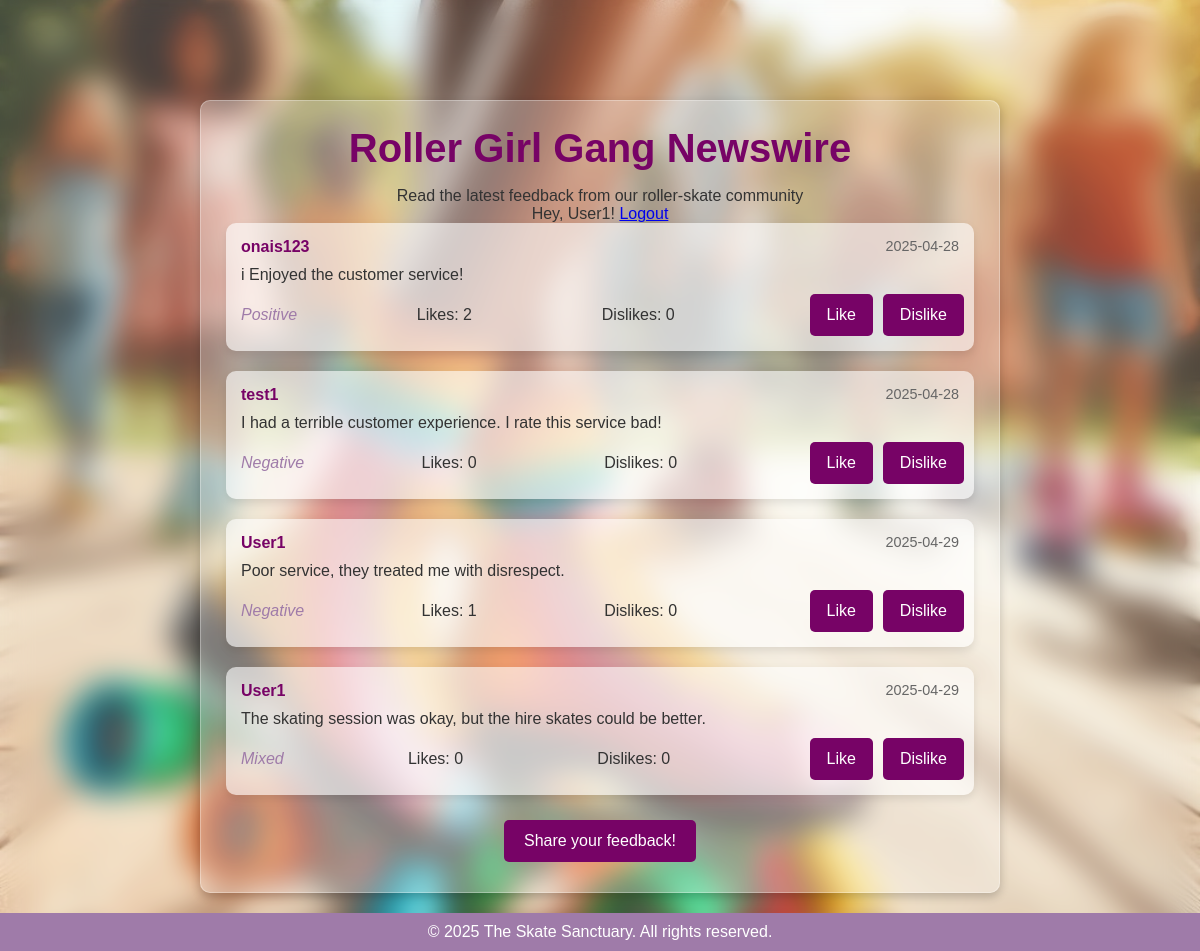
The app's page /newswire (signed in) with its own data.
### app.py (models this page shows, shortened)
class RegularUser(UserMixin, db.Model):
    id = db.Column(db.Integer, primary_key=True)
    username = db.Column(db.String(150), unique=True, nullable=False)
    password = db.Column(db.String(255), nullable=False)  # Increased length for hashed passwords
    reviews = db.relationship('Review', backref='user', lazy=True)
    interactions = db.relationship('Review', secondary=likes_dislikes, backref='user_interacted', lazy=True)

class Review(db.Model):
    id = db.Column(db.Integer, primary_key=True)
    firstName = db.Column(db.String(80), nullable=False)
    lastName = db.Column(db.String(80), nullable=False)
    email = db.Column(db.String(120), nullable=False)
    review = db.Column(db.Text, nullable=False)
    likes = db.Column(db.Integer, default=0)
    dislikes = db.Column(db.Integer, default=0)
    user_id = db.Column(db.Integer, db.ForeignKey('regular_user.id'), nullable=False)
    sentiment = db.Column(db.String(20), nullable=True)
    created_at = db.Column(db.DateTime, default=datetime.utcnow)
    updated_at = db.Column(db.DateTime, default=datetime.utcnow, onupdate=datetime.utcnow)

### app.py (the view)
@app.route("/newswire")
def newswire():
    reviews = Review.query.all()
    like_form = LikeDislikeForm()
    dislike_form = LikeDislikeForm()
    return render_template("newswire.html", reviews=reviews, like_form=like_form, dislike_form=dislike_form)

### app.py
class LikeDislikeForm(FlaskForm):
    submit = SubmitField('')

### app.py (called while the page is built)
@login_manager.user_loader
def load_user(user_id):
    user_type = session.get('user_type')
    print(f"Loading user with ID: {user_id}, Type: {user_type}")
    if user_type == 'admin':
        return Admin.query.get(int(user_id))
    return RegularUser.query.get(int(user_id))

### templates/newswire.html (shortened to what this page needs)
<!DOCTYPE html>
<html lang="en">
<head>
    <link rel="stylesheet" href="{{ url_for('static', filename='style.css') }}">
</head>
<body>
    <div class="background-overlay"></div>
    <div class="newswire-container">
        <h1>Roller Girl Gang Newswire</h1>
        <p>Read the latest feedback from our roller-skate community</p>
        {% if current_user.is_authenticated %}
            <p>Hey, {{ current_user.username }}! <a href="{{ url_for('user_logout') }}">Logout</a></p>
        {% else %}
            <p>Hey, Guest! <a href="{{ url_for('user_login') }}">Login</a></p>
        {% endif %}
        {% if reviews %}
            {% for review in reviews %}
                <div class="review-card">
                    <div class="review-header">
                        <span class="review-name">{{ review.user.username if review.user else 'Anonymous' }}</span>
                        <span class="review-date">{{ review.created_at.strftime('%Y-%m-%d') }}</span>
                    </div>
                    <p class="review-text">{{ review.review }}</p>
                    <div class="review-footer">
                        <span class="review-sentiment">{{ review.sentiment or 'N/A' }}</span>
                        <span class="review-likes">Likes: {{ review.likes }}</span>
                        <span class="review-dislikes">Dislikes: {{ review.dislikes }}</span>
                        <div class="interaction-btns">
                            {% if current_user.is_authenticated and not current_user.is_admin %}
                                <form action="{{ url_for('like_review', review_id=review.id) }}" method="POST" style="display:inline;">
                                    {{ like_form.submit(class="like-btn", value="Like") }}
                                </form>
                                <form action="{{ url_for('dislike_review', review_id=review.id) }}" method="POST" style="display:inline;">
                                    {{ dislike_form.submit(class="dislike-btn", value="Dislike") }}
                                </form>
                            {% endif %}
                        </div>
                    </div>
                </div>
            {% endfor %}
        {% else %}
            <p>No reviews available! Be the first to leave a review!</p>
        {% endif %}
        <a href="{{ url_for('home') }}" class="btn">Share your feedback!</a>
    </div>
    <footer>
        <p>&copy; 2025 The Skate Sanctuary. All rights reserved.</p>
    </footer>
</body>
</html>

### static/style.css (style rules this page uses)
* { margin: 0; padding: 0; box-sizing: border-box; }
body { font-family: Arial, sans-serif; background: url("/static/rollerskates.jpg") no-repeat center center fixed; background-size: cover; min-height: 100vh; padding-top: 80px; text-align: center; color: #333; position: relative; display: flex; flex-direction: column; }
.background-overlay { position: fixed; top: 0; left: 0; width: 100%; height: 100%; background: rgba(255, 255, 255, 0.1); backdrop-filter: blur(15px); -webkit-backdrop-filter: blur(15px); z-index: -1; }
h1 { font-size: 2.5rem; margin-bottom: 1rem; color: #770366; }
form { display: flex; flex-direction: column; gap: 10px; }
input, textarea { width: 100%; padding: 12px; margin-bottom: 15px; border: 1px solid #ccc; border-radius: 5px; font-size: 16px; background: rgba(255, 255, 255, 0.6); transition: border-color 0.3s ease; }
input[type="submit"], button[type="submit"] { background-color: #770366; color: white; border: none; padding: 12px; font-size: 16px; cursor: pointer; border-radius: 5px; transition: background-color 0.3s ease; }
.like-btn, .dislike-btn { background-color: #770366; color: white; border: none; padding: 8px 12px; font-size: 14px; cursor: pointer; border-radius: 5px; transition: background-color 0.3s ease; margin: 0 5px; }
.download-link, .btn { background-color: #770366; color: white; padding: 12px 20px; text-decoration: none; font-size: 16px; border-radius: 5px; margin: 5px; display: inline-block; transition: background-color 0.3s ease; }
.newswire-container { width: 90%; max-width: 800px; padding: 25px; background: rgba(255, 255, 255, 0.3); box-shadow: 0px 4px 10px rgba(0, 0, 0, 0.2); border-radius: 10px; border: 1px solid rgba(255, 255, 255, 0.3); position: relative; z-index: 1; margin: 20px auto; }
.review-card { background: rgba(255, 255, 255, 0.6); padding: 15px; border-radius: 10px; box-shadow: 0px 4px 8px rgba(0, 0, 0, 0.1); margin-bottom: 20px; text-align: left; }
.review-card p { margin-bottom: 10px; font-size: 16px; }
.review-header { display: flex; justify-content: space-between; margin-bottom: 10px; }
.review-name { font-weight: bold; color: #770366; }
.review-date { color: #666; font-size: 0.9rem; }
.review-text { margin-bottom: 10px; }
.review-footer { display: flex; justify-content: space-between; align-items: center; }
.review-sentiment { color: #9F7BA9; font-style: italic; }
.review-likes, .review-dislikes { margin-right: 10px; color: #333; }
.interaction-btns { display: flex; gap: 10px; }
footer { width: 100%; text-align: center; padding: 10px; background-color: #9F7BA9; color: white; margin-top: auto; }

### records on screen
RegularUser: username "User1"
Review: user "onais123", created_at "2025-04-28", review "i Enjoyed the customer service!", sentiment "Positive", likes "2", dislikes "0"
Review: user "test1", created_at "2025-04-28", review "I had a terrible customer experience. I rate this service bad!", sentiment "Negative", likes "0", dislikes "0"
Review: user "User1", created_at "2025-04-29", review "Poor service, they treated me with disrespect.", sentiment "Negative", likes "1", dislikes "0"
Review: user "User1", created_at "2025-04-29", review "The skating session was okay, but the hire skates could be better.", sentiment "Mixed", likes "0", dislikes "0"
